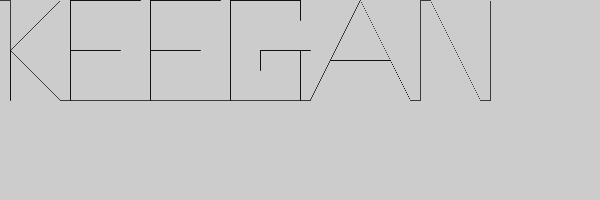
Frame 1 (no input)
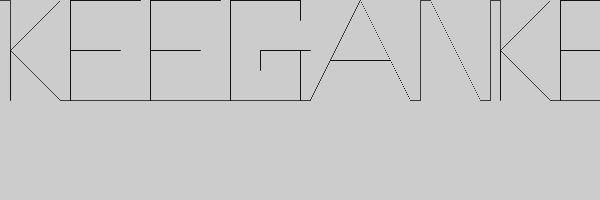
Frame 2 (the mouse pressed at the canvas centre, redrawn once)

The Processing sketch that drew these frames (run headless with seeded random() and noise(); the mouse was pressed at the canvas centre and the sketch redrawn once):

// Processing sketch: Etch_a_sketch_Name
// ── Etch_a_sketch_Name.pde
int x, y;

void setup() {
  size(600,200);
  frameRate(10);
  x = 0;
  y = 0;
}

void draw() {
  fill(255);
  drawName();
  noLoop();
}

void drawName() {
  moveRight(1);
  moveDown(10);
  moveUp(5);
  moveDiagonalUp(5);
  moveDiagonalUp(-5);
  moveDiagonalDown(5);
  moveRight(1);
  moveUp(10);
  moveRight(7);
  moveLeft(7);
  moveDown(5);
  moveRight(5);
  moveLeft(5);
  moveDown(5);
  moveRight(7);
  moveRight(1);
  moveUp(10);
  moveRight(7);
  moveLeft(7);
  moveDown(5);
  moveRight(5);
  moveLeft(5);
  moveDown(5);
  moveRight(7);
  moveRight(1);
  moveUp(10);
  moveRight(7);
  moveDown(2);
  moveUp(2);
  moveLeft(7);
  moveDown(10);
  moveRight(7);
  moveUp(5);
  moveLeft(4);
  moveDown(2);
  moveUp(2);
  moveRight(5);
  moveLeft(1);
  moveDown(5);
  moveRight(1);
  moveDiagonalUpSharp(10);
  moveDiagonalDownSharp(5);
  moveDiagonalDownSharp(-11/4);
  moveLeft(6);
  moveRight(6);
  moveDiagonalDownSharp(11/4);
  moveRight(1);
  moveUp(10);
  moveRight(1);
  moveDiagonalDownSharp(5);
  moveRight(1);
  moveUp(10);
}

void moveRight(int rep) {
  for(int i=0;i<rep*10;i++){
    point(x+i,y);
  }
  x=x+(10*rep);
}

void moveLeft(int rep) {
  for(int i=0;i<rep*10;i++){
    point(x-i,y);
  }
  x=x-(10*rep);
}

void moveUp(int rep) {
  for(int i=0;i<rep*10;i++){
    point(x,y-i);
  }
  y=y-(10*rep);
}

void moveDown(int rep) {
  for(int i=0;i<rep*10;i++){
    point(x,y+i);
  }
  y=y+(10*rep);
}

void moveDiagonalUp(int rep){
  for(int i=0;i<rep*10;i++){
    point(x+i,y-i);
  }
  x=x+(10*rep);
  y=y-(10*rep);
}

void moveDiagonalDown(int rep){
  for(int i=0;i<rep*10;i++){
    point(x+i,y+i);
  }
  x=x+(10*rep);
  y=y+(10*rep);
}

void moveDiagonalUpSharp(int rep){
  for(int i=0;i<rep*10;i++){
    point(x+i*1/2,y-i);
  }
  x=x+(5*rep);
  y=y-(10*rep);
}

void moveDiagonalDownSharp(int rep){
  for(int i=0;i<rep*10;i++){
    point(x+i,y+i*2);
  }
  x=x+(10*rep);
  y=y+(20*rep);
}
